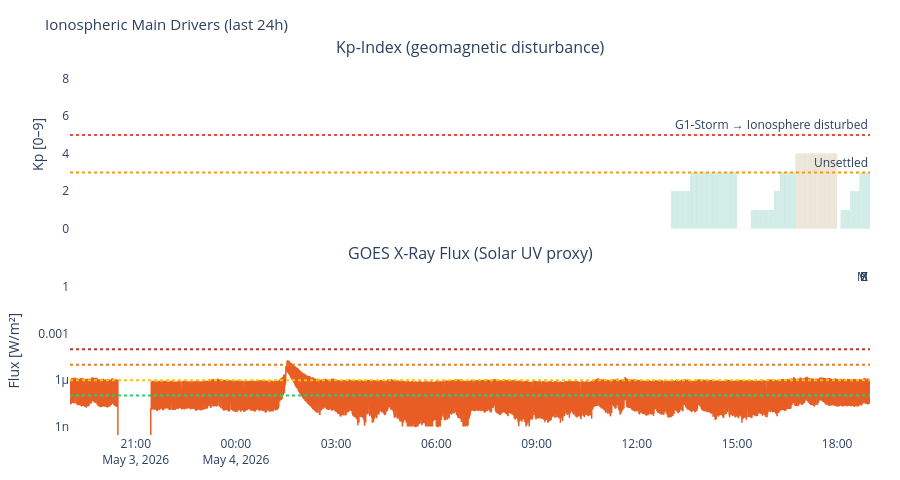

This figure's notebook cell:
### Markdown cell above
---
## 3. Visualizations

### Code cell
# ============================================================
# KP-INDEX + X-RAY FLUX – the two main ionospheric drivers
# ============================================================

n_panels = sum([df_kp is not None, df_xray is not None])
if n_panels > 0:
    titles = []
    if df_kp    is not None: titles.append('Kp-Index (geomagnetic disturbance)')
    if df_xray  is not None: titles.append('GOES X-Ray Flux (Solar UV proxy)')

    fig = make_subplots(rows=n_panels, cols=1, shared_xaxes=True,
                        subplot_titles=titles, vertical_spacing=0.1)
    row = 1

    if df_kp is not None:
        colors_kp = ['#2ecc71' if k < 4 else '#f39c12' if k < 6 else '#e74c3c'
                     for k in df_kp['kp']]
        fig.add_trace(go.Bar(x=df_kp['time'], y=df_kp['kp'],
                             marker_color=colors_kp, opacity=0.8, name='Kp'), row=row, col=1)
        fig.add_hline(y=5, line_dash='dot', line_color='#e74c3c',
                      annotation_text='G1-Storm → Ionosphere disturbed', row=row, col=1)
        fig.add_hline(y=3, line_dash='dot', line_color='#f39c12',
                      annotation_text='Unsettled', row=row, col=1)
        fig.update_yaxes(title_text='Kp [0–9]', range=[0,9], row=row, col=1)
        row += 1

    if df_xray is not None:
        fig.add_trace(go.Scatter(x=df_xray['time'], y=df_xray['flux'],
                                 line=dict(color='#E85D24', width=1.5), name='X-Ray'),
                      row=row, col=1)
        for lvl, lbl, col in [(1e-4,'X','#c0392b'),(1e-5,'M','#e67e22'),
                               (1e-6,'C','#f1c40f'),(1e-7,'B','#2ecc71')]:
            fig.add_hline(y=lvl, line_dash='dot', line_color=col,
                          annotation_text=lbl, row=row, col=1)
        fig.update_yaxes(type='log', title_text='Flux [W/m²]', row=row, col=1)
        row += 1

    fig.update_layout(
        title=dict(text='Ionospheric Main Drivers (last 24h)', font=dict(size=15)),
        height=200 * n_panels + 80,
        showlegend=False, plot_bgcolor='rgba(0,0,0,0)', paper_bgcolor='rgba(0,0,0,0)',
        margin=dict(l=70, r=30, t=60, b=40)
    )
    fig.show()

### Figure 1 — Plotly figure (JSON) as saved in the notebook; plotly's stock layout.template omitted (floating-point values rounded to 4 significant figures; data arrays with more than 128 entries replaced by an {"elided": "..."} marker saying what was removed)
{"data": [{"marker": {"color": {"elided": "357 str values"}}, "name": "Kp", "opacity": 0.8, "type": "bar", "x": {"elided": "357 str values"}, "xaxis": "x", "y": {"elided": "357 int values"}, "yaxis": "y"}, {"line": {"color": "#E85D24", "width": 1.5}, "name": "X-Ray", "type": "scatter", "x": {"elided": "2876 str values"}, "xaxis": "x2", "y": {"elided": "2876 float values"}, "yaxis": "y2"}], "layout": {"annotations": [{"font": {"size": 16}, "showarrow": false, "text": "Kp-Index (geomagnetic disturbance)", "x": 0.5, "xanchor": "center", "xref": "paper", "y": 1, "yanchor": "bottom", "yref": "paper"}, {"font": {"size": 16}, "showarrow": false, "text": "GOES X-Ray Flux (Solar UV proxy)", "x": 0.5, "xanchor": "center", "xref": "paper", "y": 0.45, "yanchor": "bottom", "yref": "paper"}, {"showarrow": false, "text": "G1-Storm → Ionosphere disturbed", "x": 1, "xanchor": "right", "xref": "x domain", "y": 5, "yanchor": "bottom", "yref": "y"}, {"showarrow": false, "text": "Unsettled", "x": 1, "xanchor": "right", "xref": "x domain", "y": 3, "yanchor": "bottom", "yref": "y"}, {"showarrow": false, "text": "X", "x": 1, "xanchor": "right", "xref": "x2 domain", "y": 0.0001, "yanchor": "bottom", "yref": "y2"}, {"showarrow": false, "text": "M", "x": 1, "xanchor": "right", "xref": "x2 domain", "y": 1e-05, "yanchor": "bottom", "yref": "y2"}, {"showarrow": false, "text": "C", "x": 1, "xanchor": "right", "xref": "x2 domain", "y": 1e-06, "yanchor": "bottom", "yref": "y2"}, {"showarrow": false, "text": "B", "x": 1, "xanchor": "right", "xref": "x2 domain", "y": 1e-07, "yanchor": "bottom", "yref": "y2"}], "height": 480, "margin": {"b": 40, "l": 70, "r": 30, "t": 60}, "paper_bgcolor": "rgba(0,0,0,0)", "plot_bgcolor": "rgba(0,0,0,0)", "shapes": [{"line": {"color": "#e74c3c", "dash": "dot"}, "type": "line", "x0": 0, "x1": 1, "xref": "x domain", "y0": 5, "y1": 5, "yref": "y"}, {"line": {"color": "#f39c12", "dash": "dot"}, "type": "line", "x0": 0, "x1": 1, "xref": "x domain", "y0": 3, "y1": 3, "yref": "y"}, {"line": {"color": "#c0392b", "dash": "dot"}, "type": "line", "x0": 0, "x1": 1, "xref": "x2 domain", "y0": 0.0001, "y1": 0.0001, "yref": "y2"}, {"line": {"color": "#e67e22", "dash": "dot"}, "type": "line", "x0": 0, "x1": 1, "xref": "x2 domain", "y0": 1e-05, "y1": 1e-05, "yref": "y2"}, {"line": {"color": "#f1c40f", "dash": "dot"}, "type": "line", "x0": 0, "x1": 1, "xref": "x2 domain", "y0": 1e-06, "y1": 1e-06, "yref": "y2"}, {"line": {"color": "#2ecc71", "dash": "dot"}, "type": "line", "x0": 0, "x1": 1, "xref": "x2 domain", "y0": 1e-07, "y1": 1e-07, "yref": "y2"}], "showlegend": false, "title": {"font": {"size": 15}, "text": "Ionospheric Main Drivers (last 24h)"}, "xaxis": {"anchor": "y", "domain": [0, 1], "matches": "x2", "showticklabels": false}, "xaxis2": {"anchor": "y2", "domain": [0, 1]}, "yaxis": {"anchor": "x", "domain": [0.55, 1], "range": [0, 9], "title": {"text": "Kp [0–9]"}}, "yaxis2": {"anchor": "x2", "domain": [0, 0.45], "title": {"text": "Flux [W/m²]"}, "type": "log"}}}
